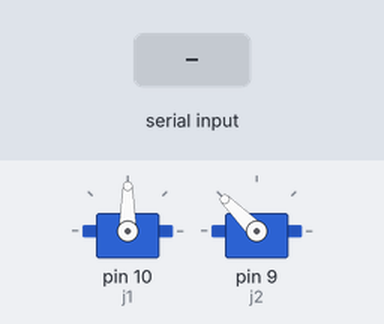
A sketch run on a simulated Arduino Uno, built with avr-gcc and run on an emulated ATmega328P. Shown: 2 × servo. The inputs (shaded band) are chosen by the test bench.

Above: at 1.2 s.
1.3 s: "L" received over Serial
At 2.5 s:
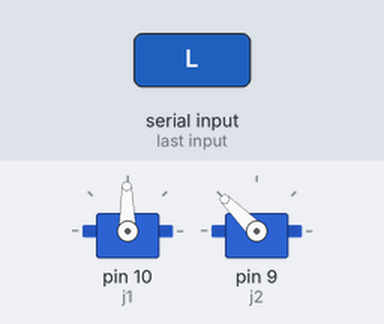
2.8 s: "A" received over Serial
At 3.7 s:
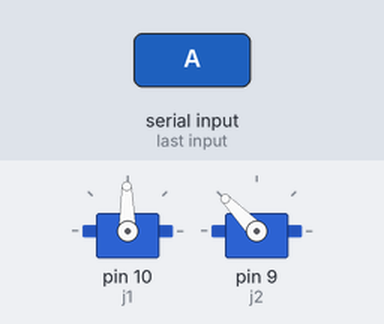
Timing chart, 0 to 5.8 s (numbered marks = the images above; inputs shaded):
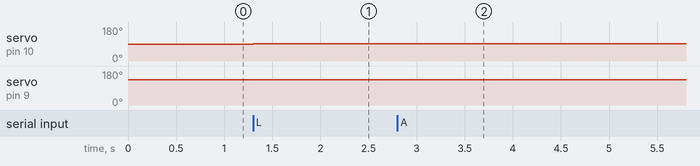

The sketch:

arduinoFaceTrackCam.ino
```cpp
#include <Servo.h>

Servo j1; // x axis
Servo j2; //y axis

int posX= 90;
int posY= 135;

bool state = true;
int xLim = 180;

void setup() {
  Serial.begin(115200);
  j1.attach(10);
  j2.attach(9);

  j1.write(posX);
  j2.write(posY);

}

void loop() {
  if(Serial.available() > 0) {
    char data = Serial.read();

     if (data == 'L'){
      posX += 1;
      j1.write(posX);
     }
     if (data == 'R'){
      posX -= 1;
      j1.write(posX);
     }
     if (data == 'C'){
      j1.write(posX);
     }
     if (data == 'A'){
      posY -= 1;
      j2.write(posY);
     }
     if (data == 'B'){
      posY += 1;
      j2.write(posY);
     }
     if (data == 'T'){
      j2.write(posY);
     }
  }
}
// simple je an?? ngan aku xpayah susah2..
```

Measured:
- after the input at 1.3 s, servo on pin 10 (j1): 90° → 91° at once
- after the input at 2.8 s, servo on pin 9 (j2): 135° → 134° at once
